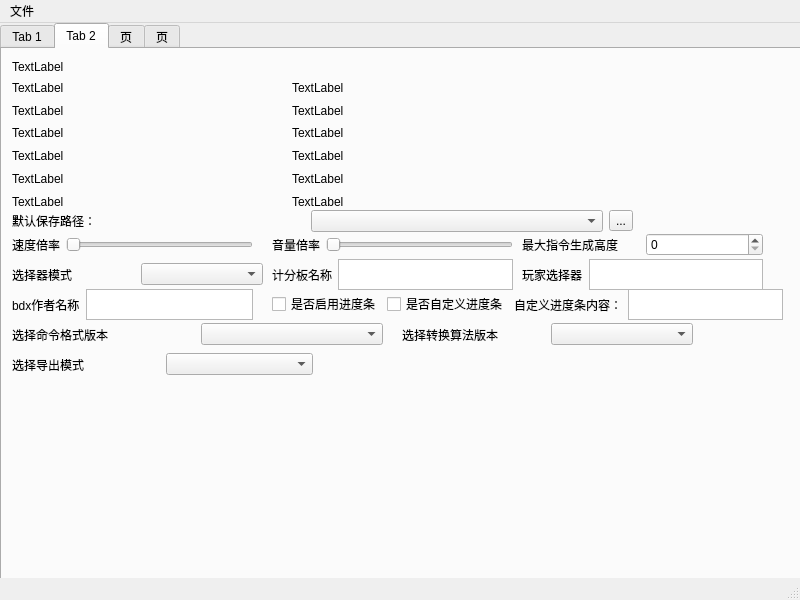
<?xml version="1.0" encoding="UTF-8"?>
<ui version="4.0">
 <class>MainWindow</class>
 <widget class="QMainWindow" name="MainWindow">
  <property name="geometry">
   <rect>
    <x>0</x>
    <y>0</y>
    <width>800</width>
    <height>600</height>
   </rect>
  </property>
  <property name="windowTitle">
   <string>MainWindow</string>
  </property>
  <widget class="QWidget" name="centralwidget">
   <widget class="QWidget" name="verticalLayoutWidget">
    <property name="geometry">
     <rect>
      <x>0</x>
      <y>0</y>
      <width>951</width>
      <height>611</height>
     </rect>
    </property>
    <layout class="QVBoxLayout" name="verticalLayout">
     <item>
      <widget class="QTabWidget" name="tabO">
       <property name="currentIndex">
        <number>1</number>
       </property>
       <widget class="QWidget" name="tab">
        <attribute name="title">
         <string>Tab 1</string>
        </attribute>
        <widget class="QWidget" name="verticalLayoutWidget_2">
         <property name="geometry">
          <rect>
           <x>0</x>
           <y>0</y>
           <width>881</width>
           <height>591</height>
          </rect>
         </property>
         <layout class="QVBoxLayout" name="verticalLayout_2">
          <item>
           <widget class="QTableWidget" name="tableWidget"/>
          </item>
         </layout>
        </widget>
       </widget>
       <widget class="QWidget" name="tab_2">
        <attribute name="title">
         <string>Tab 2</string>
        </attribute>
        <widget class="QLabel" name="label">
         <property name="geometry">
          <rect>
           <x>10</x>
           <y>10</y>
           <width>71</width>
           <height>16</height>
          </rect>
         </property>
         <property name="text">
          <string>TextLabel</string>
         </property>
        </widget>
        <widget class="QWidget" name="widget" native="true">
         <property name="geometry">
          <rect>
           <x>0</x>
           <y>30</y>
           <width>281</width>
           <height>131</height>
          </rect>
         </property>
         <widget class="QWidget" name="verticalLayoutWidget_3">
          <property name="geometry">
           <rect>
            <x>10</x>
            <y>0</y>
            <width>271</width>
            <height>131</height>
           </rect>
          </property>
          <layout class="QVBoxLayout" name="verticalLayout_3">
           <item>
            <widget class="QLabel" name="label_2">
             <property name="text">
              <string>TextLabel</string>
             </property>
            </widget>
           </item>
           <item>
            <widget class="QLabel" name="label_4">
             <property name="text">
              <string>TextLabel</string>
             </property>
            </widget>
           </item>
           <item>
            <widget class="QLabel" name="label_5">
             <property name="text">
              <string>TextLabel</string>
             </property>
            </widget>
           </item>
           <item>
            <widget class="QLabel" name="label_7">
             <property name="text">
              <string>TextLabel</string>
             </property>
            </widget>
           </item>
           <item>
            <widget class="QLabel" name="label_6">
             <property name="text">
              <string>TextLabel</string>
             </property>
            </widget>
           </item>
           <item>
            <widget class="QLabel" name="label_3">
             <property name="text">
              <string>TextLabel</string>
             </property>
            </widget>
           </item>
          </layout>
         </widget>
        </widget>
        <widget class="QWidget" name="widget_2" native="true">
         <property name="geometry">
          <rect>
           <x>280</x>
           <y>30</y>
           <width>281</width>
           <height>131</height>
          </rect>
         </property>
         <widget class="QWidget" name="verticalLayoutWidget_4">
          <property name="geometry">
           <rect>
            <x>10</x>
            <y>0</y>
            <width>271</width>
            <height>131</height>
           </rect>
          </property>
          <layout class="QVBoxLayout" name="verticalLayout_4">
           <item>
            <widget class="QLabel" name="label_9">
             <property name="text">
              <string>TextLabel</string>
             </property>
            </widget>
           </item>
           <item>
            <widget class="QLabel" name="label_8">
             <property name="text">
              <string>TextLabel</string>
             </property>
            </widget>
           </item>
           <item>
            <widget class="QLabel" name="label_10">
             <property name="text">
              <string>TextLabel</string>
             </property>
            </widget>
           </item>
           <item>
            <widget class="QLabel" name="label_12">
             <property name="text">
              <string>TextLabel</string>
             </property>
            </widget>
           </item>
           <item>
            <widget class="QLabel" name="label_13">
             <property name="text">
              <string>TextLabel</string>
             </property>
            </widget>
           </item>
           <item>
            <widget class="QLabel" name="label_11">
             <property name="text">
              <string>TextLabel</string>
             </property>
            </widget>
           </item>
          </layout>
         </widget>
        </widget>
        <widget class="QWidget" name="widget_3" native="true">
         <property name="geometry">
          <rect>
           <x>10</x>
           <y>160</y>
           <width>781</width>
           <height>171</height>
          </rect>
         </property>
         <widget class="QWidget" name="horizontalLayoutWidget">
          <property name="geometry">
           <rect>
            <x>0</x>
            <y>0</y>
            <width>621</width>
            <height>24</height>
           </rect>
          </property>
          <layout class="QHBoxLayout" name="horizontalLayout">
           <item>
            <widget class="QLabel" name="label_14">
             <property name="text">
              <string>默认保存路径：</string>
             </property>
            </widget>
           </item>
           <item>
            <widget class="QComboBox" name="comboBox"/>
           </item>
           <item>
            <widget class="QToolButton" name="toolButton">
             <property name="text">
              <string>...</string>
             </property>
            </widget>
           </item>
          </layout>
         </widget>
         <widget class="QWidget" name="horizontalLayoutWidget_2">
          <property name="geometry">
           <rect>
            <x>0</x>
            <y>20</y>
            <width>241</width>
            <height>31</height>
           </rect>
          </property>
          <layout class="QHBoxLayout" name="horizontalLayout_2">
           <item>
            <widget class="QLabel" name="label_15">
             <property name="text">
              <string>速度倍率</string>
             </property>
            </widget>
           </item>
           <item>
            <widget class="QSlider" name="horizontalSlider">
             <property name="orientation">
              <enum>Qt::Horizontal</enum>
             </property>
            </widget>
           </item>
          </layout>
         </widget>
         <widget class="QWidget" name="horizontalLayoutWidget_3">
          <property name="geometry">
           <rect>
            <x>260</x>
            <y>20</y>
            <width>241</width>
            <height>31</height>
           </rect>
          </property>
          <layout class="QHBoxLayout" name="horizontalLayout_4">
           <item>
            <widget class="QLabel" name="label_17">
             <property name="text">
              <string>音量倍率</string>
             </property>
            </widget>
           </item>
           <item>
            <widget class="QSlider" name="horizontalSlider_3">
             <property name="orientation">
              <enum>Qt::Horizontal</enum>
             </property>
            </widget>
           </item>
          </layout>
         </widget>
         <widget class="QWidget" name="horizontalLayoutWidget_4">
          <property name="geometry">
           <rect>
            <x>260</x>
            <y>50</y>
            <width>241</width>
            <height>31</height>
           </rect>
          </property>
          <layout class="QHBoxLayout" name="horizontalLayout_6">
           <item>
            <widget class="QLabel" name="label_18">
             <property name="text">
              <string>计分板名称</string>
             </property>
            </widget>
           </item>
           <item>
            <widget class="QTextEdit" name="textEdit">
             <property name="maximumSize">
              <size>
               <width>16777215</width>
               <height>78</height>
              </size>
             </property>
            </widget>
           </item>
          </layout>
         </widget>
         <widget class="QWidget" name="horizontalLayoutWidget_7">
          <property name="geometry">
           <rect>
            <x>510</x>
            <y>20</y>
            <width>241</width>
            <height>31</height>
           </rect>
          </property>
          <layout class="QHBoxLayout" name="horizontalLayout_9">
           <item>
            <widget class="QLabel" name="label_21">
             <property name="text">
              <string>最大指令生成高度</string>
             </property>
            </widget>
           </item>
           <item>
            <widget class="QSpinBox" name="spinBox"/>
           </item>
          </layout>
         </widget>
         <widget class="QWidget" name="horizontalLayoutWidget_6">
          <property name="geometry">
           <rect>
            <x>510</x>
            <y>50</y>
            <width>241</width>
            <height>31</height>
           </rect>
          </property>
          <layout class="QHBoxLayout" name="horizontalLayout_8">
           <item>
            <widget class="QLabel" name="label_20">
             <property name="text">
              <string>玩家选择器</string>
             </property>
            </widget>
           </item>
           <item>
            <widget class="QTextBrowser" name="textBrowser_2"/>
           </item>
          </layout>
         </widget>
         <widget class="QWidget" name="horizontalLayoutWidget_10">
          <property name="geometry">
           <rect>
            <x>0</x>
            <y>50</y>
            <width>251</width>
            <height>31</height>
           </rect>
          </property>
          <layout class="QHBoxLayout" name="horizontalLayout_13">
           <item>
            <widget class="QLabel" name="label_24">
             <property name="text">
              <string>选择器模式</string>
             </property>
            </widget>
           </item>
           <item>
            <widget class="QComboBox" name="comboBox_3"/>
           </item>
          </layout>
         </widget>
         <widget class="QWidget" name="horizontalLayoutWidget_5">
          <property name="geometry">
           <rect>
            <x>0</x>
            <y>80</y>
            <width>241</width>
            <height>31</height>
           </rect>
          </property>
          <layout class="QHBoxLayout" name="horizontalLayout_7">
           <item>
            <widget class="QLabel" name="label_19">
             <property name="text">
              <string>bdx作者名称</string>
             </property>
            </widget>
           </item>
           <item>
            <widget class="QTextBrowser" name="textBrowser"/>
           </item>
          </layout>
         </widget>
         <widget class="QWidget" name="horizontalLayoutWidget_9">
          <property name="geometry">
           <rect>
            <x>0</x>
            <y>110</y>
            <width>371</width>
            <height>31</height>
           </rect>
          </property>
          <layout class="QHBoxLayout" name="horizontalLayout_12">
           <item>
            <widget class="QLabel" name="label_23">
             <property name="text">
              <string>选择命令格式版本</string>
             </property>
            </widget>
           </item>
           <item>
            <widget class="QComboBox" name="comboBox_2"/>
           </item>
          </layout>
         </widget>
         <widget class="QWidget" name="horizontalLayoutWidget_8">
          <property name="geometry">
           <rect>
            <x>260</x>
            <y>80</y>
            <width>511</width>
            <height>31</height>
           </rect>
          </property>
          <layout class="QHBoxLayout" name="horizontalLayout_11">
           <item>
            <widget class="QCheckBox" name="checkBox_2">
             <property name="text">
              <string>是否启用进度条</string>
             </property>
            </widget>
           </item>
           <item>
            <widget class="QCheckBox" name="checkBox">
             <property name="text">
              <string>是否自定义进度条</string>
             </property>
            </widget>
           </item>
           <item>
            <widget class="QLabel" name="label_22">
             <property name="text">
              <string>自定义进度条内容：</string>
             </property>
            </widget>
           </item>
           <item>
            <widget class="QTextBrowser" name="textBrowser_3"/>
           </item>
          </layout>
         </widget>
         <widget class="QWidget" name="horizontalLayoutWidget_11">
          <property name="geometry">
           <rect>
            <x>390</x>
            <y>110</y>
            <width>291</width>
            <height>31</height>
           </rect>
          </property>
          <layout class="QHBoxLayout" name="horizontalLayout_14">
           <item>
            <widget class="QLabel" name="label_25">
             <property name="text">
              <string>选择转换算法版本</string>
             </property>
            </widget>
           </item>
           <item>
            <widget class="QComboBox" name="comboBox_4"/>
           </item>
          </layout>
         </widget>
         <widget class="QWidget" name="horizontalLayoutWidget_12">
          <property name="geometry">
           <rect>
            <x>0</x>
            <y>140</y>
            <width>301</width>
            <height>31</height>
           </rect>
          </property>
          <layout class="QHBoxLayout" name="horizontalLayout_15">
           <item>
            <widget class="QLabel" name="label_26">
             <property name="text">
              <string>选择导出模式</string>
             </property>
            </widget>
           </item>
           <item>
            <widget class="QComboBox" name="comboBox_5"/>
           </item>
          </layout>
         </widget>
        </widget>
       </widget>
       <widget class="QWidget" name="tab_3">
        <attribute name="title">
         <string>页</string>
        </attribute>
       </widget>
       <widget class="QWidget" name="tab_4">
        <attribute name="title">
         <string>页</string>
        </attribute>
       </widget>
      </widget>
     </item>
    </layout>
   </widget>
  </widget>
  <widget class="QMenuBar" name="menubar">
   <property name="geometry">
    <rect>
     <x>0</x>
     <y>0</y>
     <width>800</width>
     <height>26</height>
    </rect>
   </property>
   <widget class="QMenu" name="menu">
    <property name="title">
     <string>文件</string>
    </property>
    <addaction name="action"/>
    <addaction name="action_Input"/>
   </widget>
   <addaction name="menu"/>
  </widget>
  <widget class="QStatusBar" name="statusbar"/>
  <action name="action">
   <property name="icon">
    <iconset theme="document-open">
     <normaloff>.</normaloff>.</iconset>
   </property>
   <property name="text">
    <string>打开 Open</string>
   </property>
  </action>
  <action name="action_Input">
   <property name="text">
    <string>导入 Input</string>
   </property>
  </action>
 </widget>
 <resources/>
 <connections/>
</ui>
